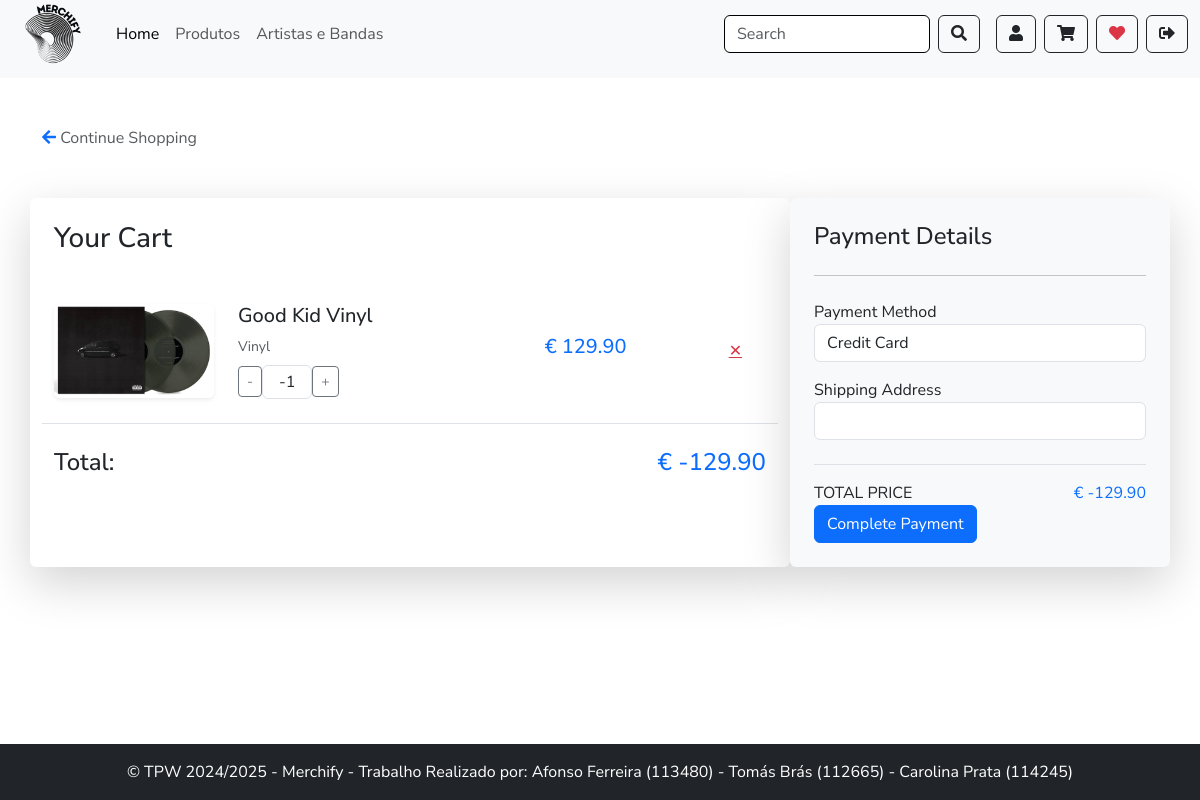
The page /payment/ (signed in) on the database its author committed.
### app/models.py (models this page shows, shortened)
class CartItem(models.Model):
    id = models.AutoField(primary_key=True)
    cart = models.ForeignKey(Cart, on_delete=models.CASCADE, related_name='items')
    product = models.ForeignKey(Product, on_delete=models.CASCADE, related_name='items')
    quantity = models.IntegerField()
    size = models.ForeignKey(Size, on_delete=models.CASCADE, null=True, blank=True)
    @property
    def total(self):
        return self.quantity * self.product.price

class Product(models.Model):
    id = models.AutoField(primary_key=True)
    name = models.CharField(max_length=50)
    description = models.TextField()
    price = models.FloatField()
    image = models.ImageField(upload_to='products/')
    artist = models.ForeignKey('Artist', on_delete=models.CASCADE)
    company = models.ForeignKey('Company', on_delete=models.CASCADE, related_name='products')
    category = models.CharField(max_length=50)
    addedProduct = models.DateField(auto_now_add=True)

### app/views.py (the view)
# urls.py: path('payment/', views.payment_page, name='payment_page'),
@login_required
def payment_page(request):
    user = request.user
    cart = Cart.objects.get(user=user)
    cart_items = CartItem.objects.filter(cart=cart)
    total = cart.total
    return render(request, 'payment.html', {"cart_items": cart_items, 'total': total})

### app/models.py (called while the page is built)
    @property
    def total(self):
        return sum(item.total for item in self.items.all())

### app/templates/payment.html (shortened to what this page needs)
{% extends "layout.html" %}
{% load static %}
{% block content %}
<div class="container mt-5">
    <div class="back-to-shop mt-4">
        <a href="{% url 'produtos' %}" class="text-decoration-none">
            <i class="fas fa-arrow-left"></i>
            <span class="text-muted">Continue Shopping</span>
        </a>
    </div>
    <div class="row mt-5">
        <div class="col-md-8 cart shadow-lg rounded bg-white p-4">
            <h3 class="mb-4 font-weight-bold">Your Cart</h3>
            <div class="cart-items">
                {% for item in cart_items %}
                    <div class="row border-bottom py-4 align-items-center">
                        <div class="col-3">
                            <img class="img-fluid rounded shadow-sm" src="{{ item.product.image.url }}" alt="{{ item.product.name }}">
                        </div>
                        <div class="col-5">
                            <h5 class="font-weight-bold">{{ item.product.name }}</h5>
                            <div class="text-muted small">{{ item.product.category }}</div>
                            <div class="d-flex align-items-center mt-2">
                                <button class="btn btn-sm btn-outline-secondary mr-2">-</button>
                                <span class="border px-3 py-1 rounded">{{ item.quantity }}</span>
                                <button class="btn btn-sm btn-outline-secondary ml-2">+</button>
                            </div>
                        </div>
                        <div class="col-3 text-right">
                            <h5 class="text-primary font-weight-bold">&euro; {{ item.product.price|floatformat:2 }}</h5>
                        </div>
                        <div class="col-1 text-right">
                            <a href="{% url 'remove_from_cart' item.product.id %}" class="close text-danger">&#10005;</a>
                        </div>
                    </div>
                {% empty %}
                    <p class="text-center text-muted">Your cart is empty.</p>
                {% endfor %}
            </div>
            <div class="d-flex justify-content-between mt-4">
                <h4 class="font-weight-bold">Total:</h4>
                <h4 class="text-primary font-weight-bold">&euro; {{ total|floatformat:2 }}</h4>
            </div>
        </div>
        <div class="col-md-4 summary shadow-lg rounded bg-light p-4">
            <h4 class="mb-4 font-weight-bold">Payment Details</h4>
            <hr class="mb-4">
            <form method="POST" action="{% url 'process_payment' %}">
                <div class="form-group">
                    <label for="payment_method" class="font-weight-bold">Payment Method</label>
                    <select class="form-control" id="payment_method" name="payment_method" required>
                        <option value="Credit Card">Credit Card</option>
                    </select>
                </div>
                <div class="form-group mt-3">
                    <label for="shipping_address" class="font-weight-bold">Shipping Address</label>
                    <input type="text" class="form-control" id="shipping_address" name="shipping_address" required>
                </div>
                <div class="d-flex justify-content-between border-top pt-3 mt-4">
                    <span class="font-weight-bold">TOTAL PRICE</span>
                    <span class="font-weight-bold text-primary">&euro; {{ total|floatformat:2 }}</span>
                </div>
                <button name="complete_payment" type="submit" class="btn btn-primary">Complete Payment</button>
            </form>
        </div>
    </div>
</div>
{% endblock %}

### app/templates/layout.html (style rules this page uses)
body { font-family: 'Nunito Sans', sans-serif !important; }

### rows shown on the page
CartItem: product.image (picture), product.name "Good Kid Vinyl", product.category "Vinyl", quantity "-1", product.price "129.90"

### other values the page prints
{{ total|floatformat:2 }} "-129.90"
